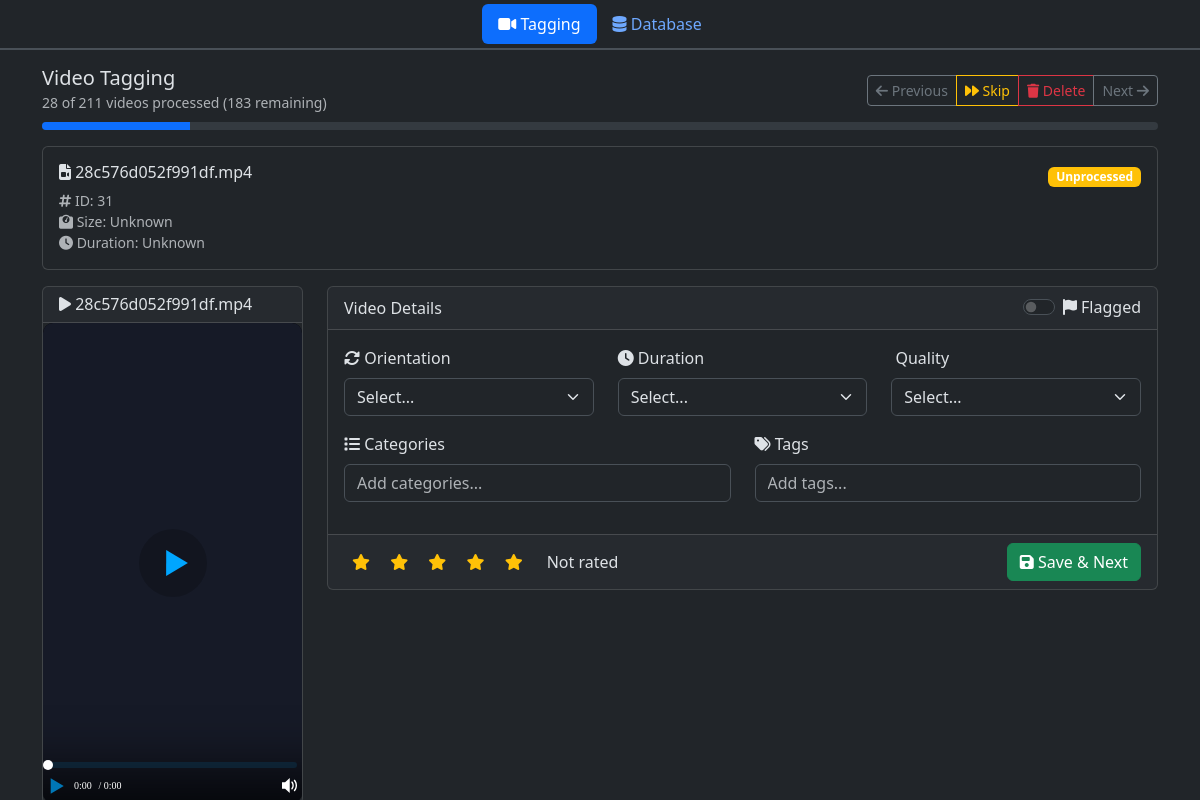
Before: / with the older database file.
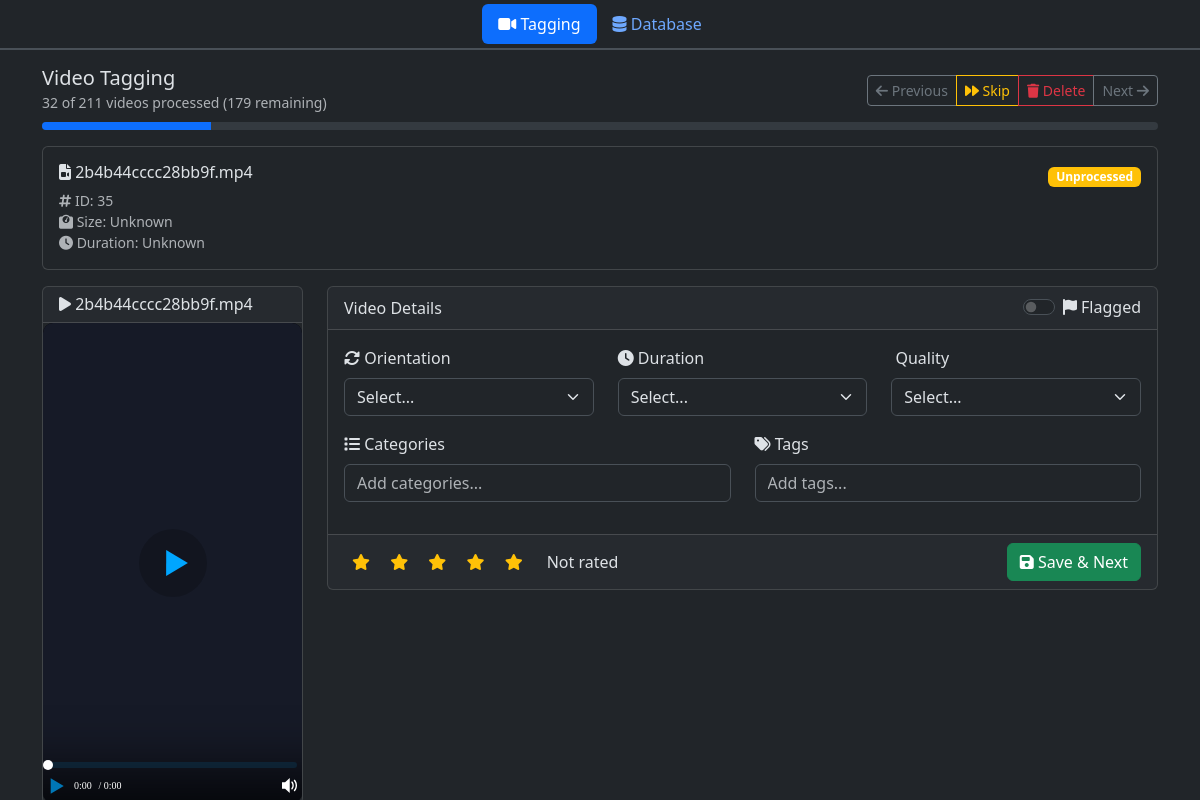
After: the same page with the newer database file.
### tables this page shows
CREATE TABLE videos (
            id INTEGER PRIMARY KEY,
            file_name TEXT UNIQUE,
            file_path TEXT,
            duration INTEGER,
            width INTEGER,
            height INTEGER,
            orientation TEXT,
            quality TEXT,
            is_processed INTEGER DEFAULT 0,
            flagged INTEGER DEFAULT 0,
            created_at DATETIME DEFAULT CURRENT_TIMESTAMP
        , rating INTEGER DEFAULT 0);

### includes/helpers.php (called while the page is built, shortened)
<?php
function getVideoMetadata($videoPath) {
    $metadata = [
        'duration' => 0,
        'width' => 0,
        'height' => 0,
        'size' => 0,
        'orientation' => 'unknown'
    ];
    if (!file_exists($videoPath)) {
        return $metadata;
    }
    return $metadata;
}
function formatDuration($seconds) {
    if ($seconds <= 0) return 'Unknown';
}
function formatFileSize($bytes) {
    if ($bytes <= 0) return 'Unknown';
    $units = ['B', 'KB', 'MB', 'GB', 'TB'];
    $bytes = max($bytes, 0);
    $pow = floor(($bytes ? log($bytes) : 0) / log(1024));
    $pow = min($pow, count($units) - 1);
    $bytes /= pow(1024, $pow);
    return round($bytes, 2) . ' ' . $units[$pow];
}
?>

### index.php (the view, shortened to what this page needs)
<?php
require_once 'config.php';
$videoId = isset($_GET['video']) ? intval($_GET['video']) : 0;
$specificVideo = $videoId > 0;
if ($specificVideo) {
    $stmt = $db->prepare('SELECT * FROM videos WHERE id = ?');
    $stmt->bindValue(1, $videoId, SQLITE3_INTEGER);
    $result = $stmt->execute();
    $currentVideo = $result ? $result->fetchArray(SQLITE3_ASSOC) : null;
} else {
    $stmt = $db->prepare('SELECT * FROM videos WHERE is_processed = 0 LIMIT 1');
    $result = $stmt->execute();
    $currentVideo = $result ? $result->fetchArray(SQLITE3_ASSOC) : null;
}
$prevVideo = null;
$nextVideo = null;
if ($currentVideo) {
    $stmt = $db->prepare('SELECT * FROM videos WHERE id < ? ORDER BY id DESC LIMIT 1');
    $stmt->bindValue(1, $currentVideo['id'], SQLITE3_INTEGER);
    $result = $stmt->execute();
    $prevVideo = $result ? $result->fetchArray(SQLITE3_ASSOC) : null;
    if ($specificVideo) {
        $stmt = $db->prepare('SELECT * FROM videos WHERE id > ? ORDER BY id ASC LIMIT 1');
        $stmt->bindValue(1, $currentVideo['id'], SQLITE3_INTEGER);
        $result = $stmt->execute();
        $nextVideo = $result ? $result->fetchArray(SQLITE3_ASSOC) : null;
    } else {
        $stmt = $db->prepare('SELECT * FROM videos WHERE id > ? AND is_processed = 0 ORDER BY id ASC LIMIT 1');
        $stmt->bindValue(1, $currentVideo['id'], SQLITE3_INTEGER);
        $result = $stmt->execute();
        $nextVideo = $result ? $result->fetchArray(SQLITE3_ASSOC) : null;
    }
}
$videoMetadata = [];
if ($currentVideo) {
  $videoMetadata = getVideoMetadata($currentVideo['file_path']);
}
$totalVideos = $db->querySingle('SELECT COUNT(*) FROM videos');
$processedVideos = $db->querySingle('SELECT COUNT(*) FROM videos WHERE is_processed = 1');
$remainingVideos = $totalVideos - $processedVideos;
$progressPercent = $totalVideos > 0 ? ($processedVideos / $totalVideos * 100) : 0;
?>
<!DOCTYPE html>
<html lang="en">
<head>
  <link href="https://cdn.jsdelivr.net/npm/bootstrap@5.3.8/dist/css/bootstrap.min.css" rel="stylesheet">
  <link href="FA6/css/all.min.css" rel="stylesheet" />
  <link href="https://cdn.jsdelivr.net/npm/@yaireo/tagify/dist/tagify.css" rel="stylesheet" type="text/css" />
</head>
<body data-bs-theme="dark">
  <div class="container-fluid border-bottom border-2 p-1 m-0">
    <ul class="nav nav-pills justify-content-center">
      <li class="nav-item">
        <a class="nav-link <?php echo basename($_SERVER['PHP_SELF']) === 'index.php' ? 'active' : ''; ?>" href="index.php">
          <i class="fa-solid fa-video"></i> Tagging
        </a>
      </li>
      <li class="nav-item">
        <a class="nav-link <?php echo basename($_SERVER['PHP_SELF']) === 'database.php' ? 'active' : ''; ?>" href="database.php">
          <i class="fa-solid fa-database"></i> Database
        </a>
      </li>
    </ul>
  </div>
  <main class="container mt-3">
    <?php if ($currentVideo): ?>
        <div class="row mb-3">
          <div class="col-12">
            <div class="d-flex justify-content-between align-items-center mb-2">
              <div>
                <h5 class="mb-0">Video Tagging</h5>
                <small class="text-muted">
                  <?php echo "$processedVideos of $totalVideos videos processed"; ?>
                  <?php if ($remainingVideos > 0): ?>
                    (<?php echo $remainingVideos; ?> remaining)
                  <?php endif; ?>
                </small>
              </div>
              <div class="btn-group">
              <?php if ($prevVideo): ?>
                <a href="?video=<?php echo $prevVideo['id']; ?>" class="btn btn-outline-secondary btn-sm">
                  <i class="fa-solid fa-arrow-left"></i> Previous
                </a>
              <?php endif; ?>
              <button class="btn btn-outline-warning btn-sm" id="skip-btn">
                <i class="fa-solid fa-forward"></i> Skip
              </button>
              <?php if ($currentVideo): ?>
                <button class="btn btn-outline-danger btn-sm" id="delete-btn">
                  <i class="fa-solid fa-trash"></i> Delete
                </button>
              <?php endif; ?>
              <?php if ($nextVideo): ?>
                <a href="?video=<?php echo $nextVideo['id']; ?>" class="btn btn-outline-secondary btn-sm">
                  Next <i class="fa-solid fa-arrow-right"></i>
                </a>
              <?php endif; ?>
            </div>
            </div>
            <div class="progress" style="height: 8px;">
              <div class="progress-bar" role="progressbar"
                style="width: <?php echo $progressPercent; ?>%">
              </div>
            </div>
          </div>
        </div>
        <?php if ($currentVideo): ?>
        <div class="row mb-3">
          <div class="col-12">
            <div class="card">
              <div class="card-body">
                <div class="d-flex justify-content-between align-items-start">
                  <div class="w-50">
                    <h6 class="mb-1">
                      <i class="fa-solid fa-file-video"></i>
                      <?php echo htmlspecialchars($currentVideo['file_name'], ENT_QUOTES, 'UTF-8'); ?>
                    </h6>
                    <div class="row mt-2">
                      <div class="col-md-6">
                        <small class="text-muted">
                          <div><i class="fa-solid fa-hashtag"></i> ID: <?php echo $currentVideo['id']; ?></div>
                          <div><i class="fa-solid fa-weight-scale"></i> Size: <span><?php echo formatFileSize($videoMetadata['size'] ?? 0); ?></span></div>
                          <div><i class="fa-solid fa-clock"></i> Duration: <?php echo formatDuration($videoMetadata['duration'] ?? 0); ?></div>
                        </small>
                      </div>
                      <div class="col-md-6">
                      </div>
                    </div>
                  </div>
                  <div class="p-0 m-0">
                    <?php if ($currentVideo['is_processed']): ?>
                      <span class="badge bg-success">Processed</span>
                    <?php else: ?>
                      <span class="badge bg-warning">Unprocessed</span>
                    <?php endif; ?>
                  </div>
                </div>
              </div>
            </div>
          </div>
        </div>
        <?php endif; ?>
      <div class="row">
        <div class="col-md-3">
          <div class="card">
            <div class="card-header">
              <h6 class="mb-0">
                <i class="fa-solid fa-play"></i>
                <?php echo htmlspecialchars($currentVideo['file_name'], ENT_QUOTES, 'UTF-8'); ?>
              </h6>
            </div>
            <div class="card-body p-0">
              <div id="video-player">
              </div>
            </div>
          </div>
        </div>
        <div class="col-md-9">
          <div class="card">
            <div class="card-header d-flex justify-content-between align-items-center">
              <span>Video Details</span>
              <div class="form-check form-switch">
                <input class="form-check-input" type="checkbox" id="flagged-switch">
                <label class="form-check-label" for="flagged-switch">
                  <i class="fa-solid fa-flag"></i> Flagged
                </label>
              </div>
            </div>
            <div class="card-body">
              <div class="row mb-3">
                <div class="col-md-4">
                  <label class="form-label">
                    <i class="fa-solid fa-rotate"></i> Orientation
                  </label>
                  <select class="form-select" id="video-orientation">
                    <option value="">Select...</option>
                  </select>
                </div>
                <div class="col-md-4">
                  <label class="form-label">
                    <i class="fa-solid fa-clock"></i> Duration
                  </label>
                  <select class="form-select" id="video-duration">
                    <option value="">Select...</option>
                  </select>
                </div>
                <div class="col-md-4">
                  <label class="form-label">
                    <i class="fa-solid fa-high-definition"></i> Quality
                  </label>
                  <select class="form-select" id="video-quality">
                    <option value="">Select...</option>
                  </select>
                </div>
              </div>
              <div class="row">
                <div class="col-md-6 mb-3">
                  <label class="form-label">
                    <i class="fa-solid fa-list"></i> Categories
                  </label>
                  <input id="category-input" class="form-control" placeholder="Add categories..."/>
                </div>
                <div class="col-md-6 mb-3">
                  <label class="form-label">
                    <i class="fa-solid fa-tags"></i> Tags
                  </label>
                  <input id="tags-input" class="form-control" placeholder="Add tags..."/>
                </div>
              </div>
            </div>
            <div class="card-footer">
              <div class="d-flex justify-content-between">
                <?php if ($currentVideo): ?>
                <div class="d-flex align-items-center gap-3">
                  <div class="rating-stars">
                    <?php for ($i = 1; $i <= 5; $i++): ?>
                      <button type="button"
                          class="btn btn-outline-warning rating-star <?php echo ($currentVideo['rating'] >= $i) ? 'active' : ''; ?>"
                          data-rating="<?php echo $i; ?>">
                        <i class="fa-solid fa-star"></i>
                      </button>
                    <?php endfor; ?>
                  </div>
                    <span class="rating-text">
                      <?php
                      $ratingText = ['Unrated', 'Poor', 'Fair', 'Good', 'Very Good', 'Excellent'];
                      echo $currentVideo['rating'] > 0 ? $ratingText[$currentVideo['rating']] : 'Not rated';
                      ?>
                    </span>
                </div>
                <?php endif; ?>
                <div>
                  <button class="btn btn-success" id="save-btn">
                    <i class="fa-solid fa-save"></i> Save & Next
                  </button>
                </div>
              </div>
            </div>
          </div>
        </div>
      </div>
    <?php endif; ?>
  </main>
</body>
</html>

### index.php (style rules this page uses)
#video-player { width: 100%; height: auto; background: #000; display: flex; align-items: center; justify-content: center; color: #fff; }
.rating-stars .btn { padding: 0.25rem 0.5rem; border: none; }
.rating-text { font-weight: 500; }

Changed rows visible on the page:
no longer on this page (row edited): videos: file_name "28c576d052f991df.mp4", id "31", file_path "Unknown"
now on this page (row unchanged): videos: file_name "2b4b44cccc28bb9f.mp4", id "35", file_path "Unknown"
Other visible differences:
$processedVideos: "28" → "32"
$remainingVideos: "183" → "179"
$progressPercent: 13.270142180095 → 15.165876777251 (drawn)
